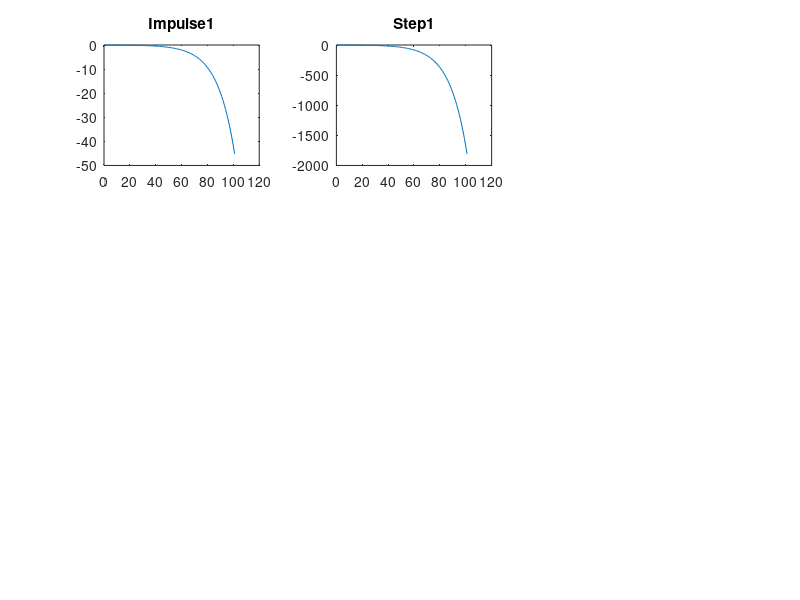

This figure's MATLAB source: (Note: this script raises an error after producing the figure.)
%% Title:Control System-First Order System: System analysis by changing gain
%Author:Ravikumar M Pise
%PS No:99003747
%Date:7/04/2021
%Version:R2020b

%% This Document has equation for motion differential system
%Equation:v=u+(dv/dt)T

%% Math analysis
%dependent variables:v
%independent variables:t
%constant:T
%Root:1/T

%% Changing the gain of system 
%gain is 1 
T1=40;
Tau=1/T1;
TF1=tf([0,-1/T1],[1,-0.025]);
T_R=4*Tau;
subplot(3,3,1),plot(impulse(TF1))
title("Impulse1")
subplot(3,3,2),plot(step(TF1))
title("Step1")
S = stepinfo(TF1);

%gain is 0.1
T1=40;
Tau=1/T1;
CF=0.1;
TF2=CF*tf([0,-1/T1],[1,-0.025]);
T_R=4*Tau;
subplot(3,3,3),plot(impulse(TF2))
title("Impulse2")
subplot(3,3,4),plot(step(TF2))
title("Step2")
S = stepinfo(TF2);

%gain is 10
T1=40;
Tau=1/T1;
CF=10;
TF3=CF*tf([0,-1/T1],[1,-0.025]);
T_R=4*Tau;
subplot(3,3,5),plot(impulse(TF3))
title("Impulse3")
subplot(3,3,6),plot(step(TF3))
title("Step3")
S = stepinfo(TF3);

%gain is 100
T1=40;
Tau=1/T1;
CF=100;
TF4=CF*tf([0,-1/T1],[1,-0.025]);
T_R=4*Tau;
subplot(3,3,7),plot(impulse(TF4))
title("Impulse4")
subplot(3,3,8),plot(step(TF4))
title("Step4")
S = stepinfo(TF4);

%% Analysis:
%On changing the gain of the transfer function:
%1. Changing gain: amplitude increasing by factor of gain
%2. Rise time and settling time remain same 
%3. peak, settling min and settling max is varying by factor of gain

%% Change the control function
figure
% system with proportion
T1=40;
Tau=1/T1;
CF=0.1;
TF5=CF*tf([0,-1/T1],[1,-0.025]);
T_R=4*Tau;
subplot(3,2,1),plot(impulse(TF5))
title("Impulse1")
subplot(3,2,2),plot(step(TF5))
title("Step1")
S = stepinfo(TF5)

% system with differentiator
T1=40;
Tau=1/T1;
CF=tf([1,0],[1]);
TF6=CF*tf([0,-1/T1],[1,-0.025]);
T_R=4*Tau;
subplot(3,2,3),plot(impulse(TF6))
title("Impulse with zero")
subplot(3,2,4),plot(step(TF6))
title("Step with zero")
S = stepinfo(TF6)

% system with integrator
T1=40;
Tau=1/T1;
CF=tf([0,1],[1,0]);
TF7=CF*tf([0,-1/T1],[1,-0.025]);
T_R=4*Tau;
subplot(3,2,5),plot(impulse(TF7))
title("Impulse with pole")
subplot(3,2,6),plot(step(TF7))
title("Step with pole")
S = stepinfo(TF7)

%poles printing
figure
subplot(3,1,1)
pzmap(TF5)
subplot(3,1,2)
pzmap(TF6)
subplot(3,1,3)
pzmap(TF7)

%% Analysis:
%1. Proportional: 1 pole
%2. Differentiator:1 pole 1 zero
%3. Integrator: 2 poles